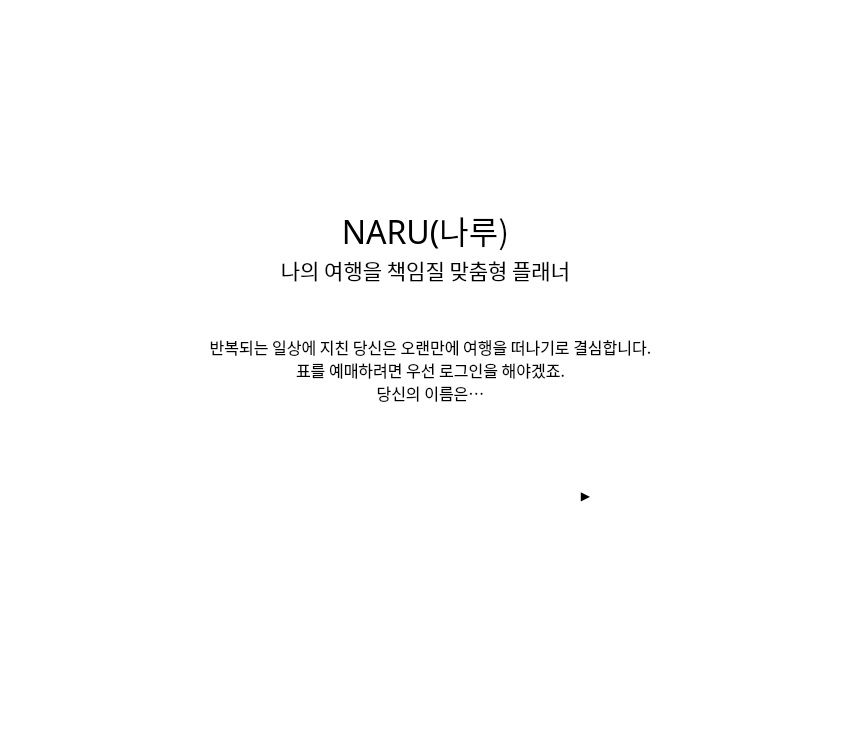
<?xml version="1.0" encoding="UTF-8"?>
<ui version="4.0">
 <class>Naru</class>
 <widget class="QMainWindow" name="Naru">
  <property name="geometry">
   <rect>
    <x>0</x>
    <y>0</y>
    <width>850</width>
    <height>747</height>
   </rect>
  </property>
  <property name="windowTitle">
   <string>MainWindow</string>
  </property>
  <property name="styleSheet">
   <string notr="true">background-color:#fff;</string>
  </property>
  <widget class="QWidget" name="centralwidget">
   <widget class="QLabel" name="label_2">
    <property name="geometry">
     <rect>
      <x>120</x>
      <y>180</y>
      <width>611</width>
      <height>100</height>
     </rect>
    </property>
    <property name="maximumSize">
     <size>
      <width>999</width>
      <height>100</height>
     </size>
    </property>
    <property name="font">
     <font>
      <family>G마켓 산스 TTF Bold</family>
      <pointsize>24</pointsize>
      <weight>50</weight>
      <bold>false</bold>
     </font>
    </property>
    <property name="styleSheet">
     <string notr="true">line-height: 20px;
background: rgb(0,0,0,0);</string>
    </property>
    <property name="text">
     <string>NARU(나루)</string>
    </property>
    <property name="alignment">
     <set>Qt::AlignCenter</set>
    </property>
   </widget>
   <widget class="QLineEdit" name="textstart">
    <property name="geometry">
     <rect>
      <x>270</x>
      <y>470</y>
      <width>281</width>
      <height>51</height>
     </rect>
    </property>
    <property name="maximumSize">
     <size>
      <width>16777215</width>
      <height>60</height>
     </size>
    </property>
    <property name="styleSheet">
     <string notr="true">background-color: rgb(0,0,0,0);</string>
    </property>
    <property name="maxLength">
     <number>10</number>
    </property>
    <property name="frame">
     <bool>false</bool>
    </property>
    <property name="alignment">
     <set>Qt::AlignLeading|Qt::AlignLeft|Qt::AlignVCenter</set>
    </property>
   </widget>
   <widget class="QLabel" name="label_3">
    <property name="geometry">
     <rect>
      <x>180</x>
      <y>320</y>
      <width>501</width>
      <height>100</height>
     </rect>
    </property>
    <property name="maximumSize">
     <size>
      <width>999</width>
      <height>100</height>
     </size>
    </property>
    <property name="font">
     <font>
      <family>Noto Sans KR Medium</family>
      <pointsize>12</pointsize>
      <weight>50</weight>
      <bold>false</bold>
     </font>
    </property>
    <property name="styleSheet">
     <string notr="true">background: rgb(255,255,255,0.15);</string>
    </property>
    <property name="text">
     <string>&lt;html&gt;&lt;head/&gt;&lt;body&gt;&lt;p&gt;  반복되는 일상에 지친 당신은 오랜만에 여행을 떠나기로 결심합니다.&lt;br/&gt;  표를 예매하려면 우선 로그인을 해야겠죠.&lt;br/&gt;  당신의 이름은…&lt;/p&gt;&lt;/body&gt;&lt;/html&gt;</string>
    </property>
    <property name="alignment">
     <set>Qt::AlignCenter</set>
    </property>
   </widget>
   <widget class="QPushButton" name="pushButton">
    <property name="geometry">
     <rect>
      <x>240</x>
      <y>470</y>
      <width>381</width>
      <height>51</height>
     </rect>
    </property>
    <property name="styleSheet">
     <string notr="true">background-color: #fff;
border-radius:25px;
padding:5px</string>
    </property>
    <property name="text">
     <string/>
    </property>
    <property name="checkable">
     <bool>true</bool>
    </property>
   </widget>
   <widget class="QLabel" name="labelpic">
    <property name="geometry">
     <rect>
      <x>0</x>
      <y>0</y>
      <width>850</width>
      <height>750</height>
     </rect>
    </property>
    <property name="text">
     <string/>
    </property>
   </widget>
   <widget class="QPushButton" name="nextbtn">
    <property name="geometry">
     <rect>
      <x>570</x>
      <y>480</y>
      <width>31</width>
      <height>31</height>
     </rect>
    </property>
    <property name="styleSheet">
     <string notr="true">background-color:rgb(0,0,0,0); border-radius:15px</string>
    </property>
    <property name="text">
     <string>▶</string>
    </property>
   </widget>
   <widget class="QLabel" name="label_4">
    <property name="geometry">
     <rect>
      <x>120</x>
      <y>220</y>
      <width>611</width>
      <height>100</height>
     </rect>
    </property>
    <property name="maximumSize">
     <size>
      <width>999</width>
      <height>100</height>
     </size>
    </property>
    <property name="font">
     <font>
      <family>G마켓 산스 TTF Medium</family>
      <pointsize>16</pointsize>
      <weight>50</weight>
      <bold>false</bold>
     </font>
    </property>
    <property name="styleSheet">
     <string notr="true">line-height: 20px;
background: rgb(0,0,0,0);</string>
    </property>
    <property name="text">
     <string>나의 여행을 책임질 맞춤형 플래너</string>
    </property>
    <property name="alignment">
     <set>Qt::AlignCenter</set>
    </property>
   </widget>
   <zorder>labelpic</zorder>
   <zorder>pushButton</zorder>
   <zorder>label_2</zorder>
   <zorder>textstart</zorder>
   <zorder>label_3</zorder>
   <zorder>nextbtn</zorder>
   <zorder>label_4</zorder>
  </widget>
  <widget class="QMenuBar" name="menubar">
   <property name="geometry">
    <rect>
     <x>0</x>
     <y>0</y>
     <width>850</width>
     <height>21</height>
    </rect>
   </property>
  </widget>
  <widget class="QStatusBar" name="statusbar"/>
 </widget>
 <resources/>
 <connections/>
</ui>
